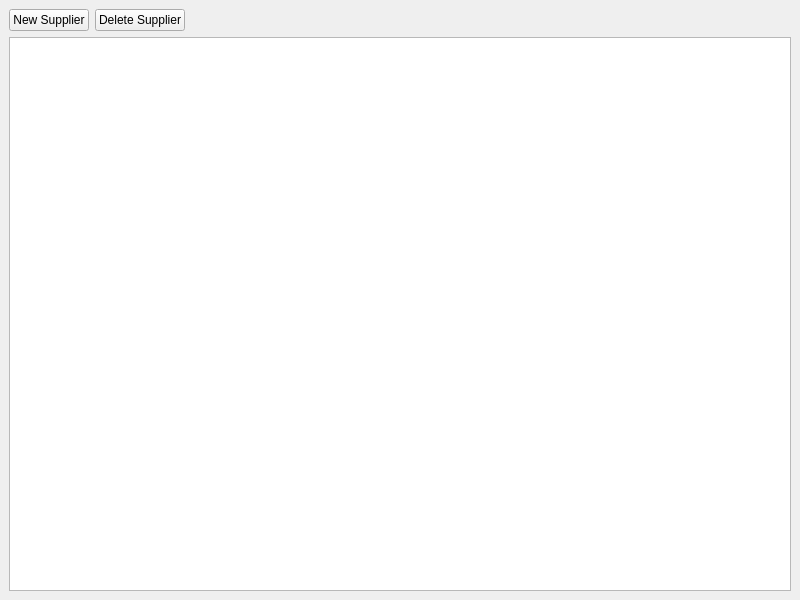
<?xml version="1.0" encoding="UTF-8"?>
<ui version="4.0">
 <class>ims_suppliers</class>
 <widget class="QMainWindow" name="ims_suppliers">
  <property name="geometry">
   <rect>
    <x>0</x>
    <y>0</y>
    <width>800</width>
    <height>600</height>
   </rect>
  </property>
  <property name="windowTitle">
   <string>Suppliers</string>
  </property>
  <property name="windowIcon">
   <iconset resource="../../home/src/res.qrc">
    <normaloff>:/images/AutoList.png</normaloff>:/images/AutoList.png</iconset>
  </property>
  <widget class="QWidget" name="centralwidget">
   <layout class="QVBoxLayout" name="verticalLayout">
    <item>
     <layout class="QHBoxLayout" name="horizontalLayout">
      <item>
       <widget class="QPushButton" name="cmdNewSupplier">
        <property name="text">
         <string>New Supplier</string>
        </property>
       </widget>
      </item>
      <item>
       <widget class="QPushButton" name="cmdDeleteSupplier">
        <property name="text">
         <string>Delete Supplier</string>
        </property>
       </widget>
      </item>
      <item>
       <spacer name="horizontalSpacer">
        <property name="orientation">
         <enum>Qt::Horizontal</enum>
        </property>
        <property name="sizeHint" stdset="0">
         <size>
          <width>40</width>
          <height>20</height>
         </size>
        </property>
       </spacer>
      </item>
     </layout>
    </item>
    <item>
     <widget class="CustomQueryView" name="lstSuppliers"/>
    </item>
   </layout>
  </widget>
 </widget>
 <customwidgets>
  <customwidget>
   <class>CustomQueryView</class>
   <extends>QTreeView</extends>
   <header>customqueryview.h</header>
  </customwidget>
 </customwidgets>
 <resources>
  <include location="../../home/src/res.qrc"/>
 </resources>
 <connections/>
</ui>
